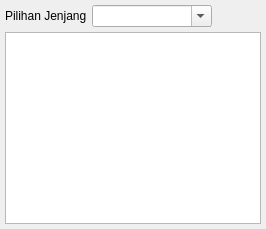
         <widget class="QWidget" name="tab_riwayat">
          <attribute name="title">
           <string>Riwayat Belajar</string>
          </attribute>
          <layout class="QGridLayout" name="gridLayout_36">
           <property name="leftMargin">
            <number>5</number>
           </property>
           <property name="topMargin">
            <number>5</number>
           </property>
           <property name="rightMargin">
            <number>5</number>
           </property>
           <property name="bottomMargin">
            <number>5</number>
           </property>
           <property name="spacing">
            <number>5</number>
           </property>
           <item row="1" column="0">
            <widget class="QTableWidget" name="tbl_riwayat"/>
           </item>
           <item row="0" column="0">
            <widget class="QWidget" name="widget_50" native="true">
             <layout class="QGridLayout" name="gridLayout_46">
              <property name="leftMargin">
               <number>0</number>
              </property>
              <property name="topMargin">
               <number>0</number>
              </property>
              <property name="rightMargin">
               <number>0</number>
              </property>
              <property name="bottomMargin">
               <number>0</number>
              </property>
              <property name="horizontalSpacing">
               <number>5</number>
              </property>
              <property name="verticalSpacing">
               <number>0</number>
              </property>
              <item row="0" column="1">
               <widget class="QComboBox" name="pilihan_jenjang_cbo2">
                <property name="minimumSize">
                 <size>
                  <width>120</width>
                  <height>0</height>
                 </size>
                </property>
                <property name="editable">
                 <bool>true</bool>
                </property>
               </widget>
              </item>
              <item row="0" column="0">
               <widget class="QLabel" name="label_10">
                <property name="text">
                 <string>Pilihan Jenjang</string>
                </property>
               </widget>
              </item>
              <item row="0" column="2">
               <spacer name="horizontalSpacer_4">
                <property name="orientation">
                 <enum>Qt::Horizontal</enum>
                </property>
                <property name="sizeHint" stdset="0">
                 <size>
                  <width>40</width>
                  <height>20</height>
                 </size>
                </property>
               </spacer>
              </item>
             </layout>
            </widget>
           </item>
          </layout>
         </widget>
